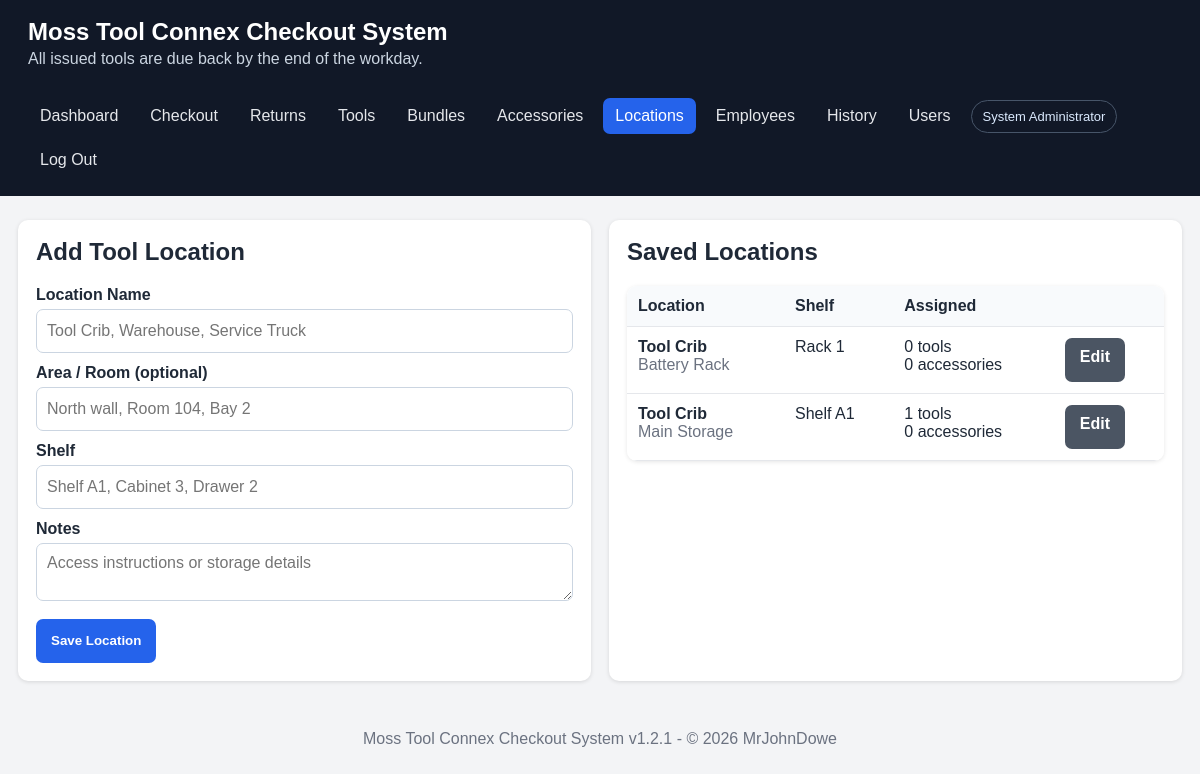
Page /locations.php (signed in) on the committed database.
### tables this page shows
CREATE TABLE IF NOT EXISTS tool_locations (
    id INT UNSIGNED AUTO_INCREMENT PRIMARY KEY,
    location_name VARCHAR(150) NOT NULL,
    area VARCHAR(150) NULL,
    shelf VARCHAR(100) NOT NULL,
    notes TEXT NULL,
    active TINYINT(1) NOT NULL DEFAULT 1,
    created_at DATETIME NOT NULL DEFAULT CURRENT_TIMESTAMP,
    UNIQUE KEY uq_tool_location (location_name, area, shelf)
);

### locations.php (the view, shortened to what this page needs)
<?php
require __DIR__.'/includes/header.php';
$pdo=db();
$id=(int)($_GET['id']??$_POST['id']??0);
$edit=null;
$rows=$pdo->query('SELECT l.*, (SELECT COUNT(*) FROM tools t WHERE t.location_id=l.id) tool_count, (SELECT COUNT(*) FROM accessories a WHERE a.location_id=l.id) accessory_count FROM tool_locations l ORDER BY l.location_name,l.area,l.shelf')->fetchAll();
?>
<div class="grid two">
<div class="card"><h2><?= $edit?'Edit':'Add' ?> Tool Location</h2><form method="post"><?php if($edit):?><input type="hidden" name="id" value="<?=$id?>"><?php endif;?>
<label>Location Name</label><input name="location_name" required value="<?=e($edit['location_name']??'')?>" placeholder="Tool Crib, Warehouse, Service Truck">
<label>Area / Room (optional)</label><input name="area" value="<?=e($edit['area']??'')?>" placeholder="North wall, Room 104, Bay 2">
<label>Shelf</label><input name="shelf" required value="<?=e($edit['shelf']??'')?>" placeholder="Shelf A1, Cabinet 3, Drawer 2">
<label>Notes</label><textarea name="notes" placeholder="Access instructions or storage details"><?=e($edit['notes']??'')?></textarea>
<div class="actions"><button>Save Location</button><?php if($edit):?><a class="button secondary" href="locations.php">Cancel</a><?php endif;?></div></form></div>
<div class="card"><h2>Saved Locations</h2><div class="table-wrap"><table><thead><tr><th>Location</th><th>Shelf</th><th>Assigned</th><th></th></tr></thead><tbody>
<?php foreach($rows as $r):?><tr><td><strong><?=e($r['location_name'])?></strong><br><span class="muted"><?=e($r['area']?:'No area specified')?><?=$r['active']?'':' · Inactive'?></span></td><td><?=e($r['shelf'])?></td><td><?=(int)$r['tool_count']?> tools<br><?=(int)$r['accessory_count']?> accessories</td><td><a class="button secondary" href="locations.php?id=<?=(int)$r['id']?>">Edit</a></td></tr><?php endforeach;?>
<?php if(!$rows):?><tr><td colspan="4">No locations have been added.</td></tr><?php endif;?></tbody></table></div></div></div>
<?php require __DIR__.'/includes/footer.php';?>

### assets/style.css (style rules this page uses)
:root { font-family: Arial, sans-serif; color: #1f2937; background: #f3f4f6; }
* { box-sizing: border-box; }
body { margin: 0; }
.grid { display: grid; gap: 18px; }
.grid.two { grid-template-columns: repeat(auto-fit, minmax(330px, 1fr)); }
.card { background: white; border-radius: 10px; padding: 18px; box-shadow: 0 1px 4px rgba(0,0,0,.12); }
.card h2, .card h3 { margin-top: 0; }
label { display: block; font-weight: 700; margin: 11px 0 5px; }
input, select, textarea { width: 100%; padding: 10px; border: 1px solid #cbd5e1; border-radius: 7px; font: inherit; }
textarea { min-height: 85px; resize: vertical; }
button, .button { display: inline-block; background: #2563eb; color: white; border: 0; border-radius: 7px; padding: 10px 15px; cursor: pointer; text-decoration: none; font-weight: 700; }
.button.secondary { background: #4b5563; }
.actions { display: flex; gap: 8px; flex-wrap: wrap; margin-top: 14px; }
table { width: 100%; border-collapse: collapse; background: white; }
th, td { padding: 11px; border-bottom: 1px solid #e5e7eb; text-align: left; vertical-align: top; }
th { background: #f8fafc; }
.table-wrap { overflow-x: auto; border-radius: 10px; box-shadow: 0 1px 4px rgba(0,0,0,.1); }
.muted { color: #6b7280; }
body { padding-bottom: env(safe-area-inset-bottom); }
button, .button, input, select, textarea { min-height: 44px; }

### rows in the picture
tool_locations: location_name "Tool Crib", area "Battery Rack", shelf "Rack 1", tool_count "0", accessory_count "0"
tool_locations: location_name "Tool Crib", area "Main Storage", shelf "Shelf A1", tool_count "1", accessory_count "0"

### other values in the picture
APP_NAME "Moss Tool Connex Checkout System"
current_user()['full_name'] "System Administrator"
APP_VERSION "1.2.1"
$year "2026"
DEVELEPER_NAME "MrJohnDowe"
